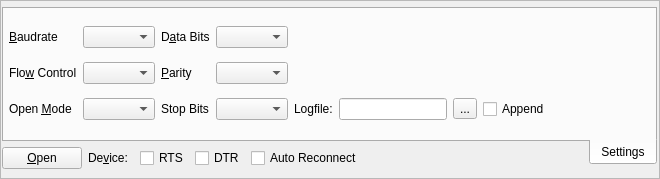
<?xml version="1.0" encoding="UTF-8"?>
<ui version="4.0">
 <class>ControlPanel</class>
 <widget class="QFrame" name="ControlPanel">
  <property name="geometry">
   <rect>
    <x>0</x>
    <y>0</y>
    <width>660</width>
    <height>179</height>
   </rect>
  </property>
  <property name="sizePolicy">
   <sizepolicy hsizetype="Expanding" vsizetype="Preferred">
    <horstretch>0</horstretch>
    <verstretch>0</verstretch>
   </sizepolicy>
  </property>
  <property name="autoFillBackground">
   <bool>false</bool>
  </property>
  <property name="frameShape">
   <enum>QFrame::StyledPanel</enum>
  </property>
  <property name="frameShadow">
   <enum>QFrame::Plain</enum>
  </property>
  <property name="lineWidth">
   <number>0</number>
  </property>
  <widget class="QTabWidget" name="m_panel_settings">
   <property name="geometry">
    <rect>
     <x>2</x>
     <y>7</y>
     <width>655</width>
     <height>158</height>
    </rect>
   </property>
   <property name="sizePolicy">
    <sizepolicy hsizetype="Expanding" vsizetype="Minimum">
     <horstretch>0</horstretch>
     <verstretch>0</verstretch>
    </sizepolicy>
   </property>
   <property name="layoutDirection">
    <enum>Qt::RightToLeft</enum>
   </property>
   <property name="tabPosition">
    <enum>QTabWidget::South</enum>
   </property>
   <property name="currentIndex">
    <number>0</number>
   </property>
   <widget class="QWidget" name="m_tab_settings">
    <property name="sizePolicy">
     <sizepolicy hsizetype="Maximum" vsizetype="Preferred">
      <horstretch>0</horstretch>
      <verstretch>0</verstretch>
     </sizepolicy>
    </property>
    <property name="layoutDirection">
     <enum>Qt::LeftToRight</enum>
    </property>
    <attribute name="icon">
     <iconset resource="resources.qrc">
      <normaloff>:/images/slide_down.svg</normaloff>:/images/slide_down.svg</iconset>
    </attribute>
    <attribute name="title">
     <string>Settings</string>
    </attribute>
    <layout class="QGridLayout" name="gridLayout">
     <property name="leftMargin">
      <number>5</number>
     </property>
     <property name="rightMargin">
      <number>5</number>
     </property>
     <item row="1" column="2">
      <widget class="QLabel" name="label_parity">
       <property name="text">
        <string>&amp;Parity</string>
       </property>
       <property name="buddy">
        <cstring>m_combo_parity</cstring>
       </property>
      </widget>
     </item>
     <item row="1" column="3">
      <widget class="QComboBox" name="m_combo_parity"/>
     </item>
     <item row="2" column="3">
      <widget class="QComboBox" name="m_combo_stopBits"/>
     </item>
     <item row="0" column="3">
      <widget class="QComboBox" name="m_combo_dataBits"/>
     </item>
     <item row="2" column="2">
      <widget class="QLabel" name="label_stopBits">
       <property name="text">
        <string>Stop Bits</string>
       </property>
       <property name="buddy">
        <cstring>m_combo_stopBits</cstring>
       </property>
      </widget>
     </item>
     <item row="1" column="1">
      <widget class="QComboBox" name="m_combo_flowControl"/>
     </item>
     <item row="0" column="1">
      <widget class="QComboBox" name="m_combo_Baud"/>
     </item>
     <item row="0" column="0">
      <widget class="QLabel" name="label_baud">
       <property name="text">
        <string>&amp;Baudrate</string>
       </property>
       <property name="buddy">
        <cstring>m_combo_Baud</cstring>
       </property>
      </widget>
     </item>
     <item row="0" column="2">
      <widget class="QLabel" name="label_dataBits">
       <property name="text">
        <string>D&amp;ata Bits</string>
       </property>
       <property name="buddy">
        <cstring>m_combo_dataBits</cstring>
       </property>
      </widget>
     </item>
     <item row="2" column="0">
      <widget class="QLabel" name="label_mode">
       <property name="text">
        <string>Open &amp;Mode</string>
       </property>
       <property name="buddy">
        <cstring>m_combo_Mode</cstring>
       </property>
      </widget>
     </item>
     <item row="1" column="0">
      <widget class="QLabel" name="label_flowControl">
       <property name="text">
        <string>Flo&amp;w Control</string>
       </property>
       <property name="buddy">
        <cstring>m_combo_flowControl</cstring>
       </property>
      </widget>
     </item>
     <item row="2" column="4">
      <widget class="QFrame" name="logging_frame">
       <property name="frameShape">
        <enum>QFrame::NoFrame</enum>
       </property>
       <property name="frameShadow">
        <enum>QFrame::Plain</enum>
       </property>
       <layout class="QHBoxLayout" name="horizontalLayout_4">
        <property name="leftMargin">
         <number>0</number>
        </property>
        <property name="topMargin">
         <number>0</number>
        </property>
        <property name="rightMargin">
         <number>0</number>
        </property>
        <property name="bottomMargin">
         <number>0</number>
        </property>
        <item>
         <widget class="QLabel" name="m_lb_logfile">
          <property name="text">
           <string>Logfile:</string>
          </property>
         </widget>
        </item>
        <item>
         <widget class="QLineEdit" name="m_logfile_edit">
          <property name="minimumSize">
           <size>
            <width>80</width>
            <height>0</height>
           </size>
          </property>
          <property name="maximumSize">
           <size>
            <width>400</width>
            <height>16777215</height>
           </size>
          </property>
         </widget>
        </item>
        <item>
         <widget class="QToolButton" name="m_bt_logfileDialog">
          <property name="toolTip">
           <string>Choose Logfile via file chooser.</string>
          </property>
          <property name="text">
           <string>...</string>
          </property>
         </widget>
        </item>
        <item>
         <widget class="QCheckBox" name="m_check_appendLog">
          <property name="toolTip">
           <string>Appends to an existing logfile instead of truncating it.</string>
          </property>
          <property name="text">
           <string>Append</string>
          </property>
         </widget>
        </item>
        <item>
         <spacer name="hSpacer_settings_grid">
          <property name="orientation">
           <enum>Qt::Horizontal</enum>
          </property>
          <property name="sizeType">
           <enum>QSizePolicy::MinimumExpanding</enum>
          </property>
          <property name="sizeHint" stdset="0">
           <size>
            <width>2</width>
            <height>20</height>
           </size>
          </property>
         </spacer>
        </item>
       </layout>
      </widget>
     </item>
     <item row="2" column="1">
      <widget class="QComboBox" name="m_combo_Mode"/>
     </item>
    </layout>
   </widget>
  </widget>
  <widget class="QWidget" name="m_device_control_bar">
   <property name="geometry">
    <rect>
     <x>2</x>
     <y>140</y>
     <width>561</width>
     <height>36</height>
    </rect>
   </property>
   <layout class="QHBoxLayout" name="horizontalLayout">
    <property name="spacing">
     <number>6</number>
    </property>
    <item>
     <widget class="QPushButton" name="m_bt_open">
      <property name="text">
       <string>&amp;Open</string>
      </property>
     </widget>
    </item>
    <item>
     <widget class="QLabel" name="label_device">
      <property name="text">
       <string>De&amp;vice:</string>
      </property>
      <property name="buddy">
       <cstring>m_combo_device</cstring>
      </property>
     </widget>
    </item>
    <item>
     <widget class="DeviceCombo" name="m_combo_device" native="true"/>
    </item>
    <item>
     <widget class="QCheckBox" name="m_rts_line">
      <property name="toolTip">
       <string>The RTS line is set to logic HIGH when checked. Note that in RS232C the negative logic is used.</string>
      </property>
      <property name="text">
       <string>RTS</string>
      </property>
     </widget>
    </item>
    <item>
     <widget class="QCheckBox" name="m_dtr_line">
      <property name="toolTip">
       <string>The DTR line is set to logic HIGH when checked. Note that in RS232C the negative logic is used.</string>
      </property>
      <property name="text">
       <string>DTR</string>
      </property>
     </widget>
    </item>
    <item>
     <widget class="QCheckBox" name="m_check_reconnect">
      <property name="text">
       <string>Auto Reconnect</string>
      </property>
     </widget>
    </item>
    <item>
     <spacer name="horizontalSpacer">
      <property name="orientation">
       <enum>Qt::Horizontal</enum>
      </property>
      <property name="sizeHint" stdset="0">
       <size>
        <width>40</width>
        <height>20</height>
       </size>
      </property>
     </spacer>
    </item>
   </layout>
  </widget>
 </widget>
 <customwidgets>
  <customwidget>
   <class>DeviceCombo</class>
   <extends>QWidget</extends>
   <header>devicecombo.h</header>
  </customwidget>
 </customwidgets>
 <tabstops>
  <tabstop>m_combo_Baud</tabstop>
  <tabstop>m_combo_flowControl</tabstop>
  <tabstop>m_combo_Mode</tabstop>
  <tabstop>m_combo_dataBits</tabstop>
  <tabstop>m_combo_parity</tabstop>
  <tabstop>m_combo_stopBits</tabstop>
  <tabstop>m_logfile_edit</tabstop>
  <tabstop>m_bt_logfileDialog</tabstop>
  <tabstop>m_check_appendLog</tabstop>
  <tabstop>m_combo_device</tabstop>
  <tabstop>m_bt_open</tabstop>
 </tabstops>
 <resources>
  <include location="resources.qrc"/>
 </resources>
 <connections/>
</ui>
